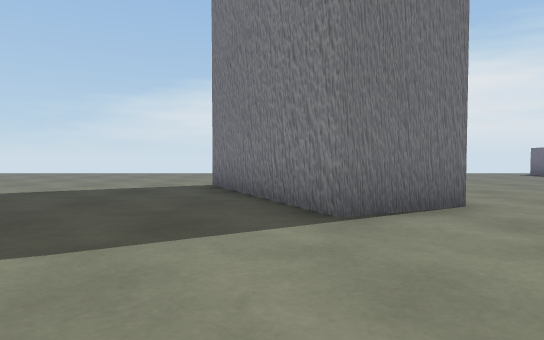
view 1 (above)

24 first-person views from a walk through a 3-D level made in the Unity game engine. The camera is 0.64 m above the floor, tilts 2° down and sees 75° across. The floor is counted in squares, 1 m on a side. Each view is taken from the middle of a square. On the plan, view 1 faces up. The plan holds only what a view shows up to about 10 squares ahead; the rest is blank. The place goes on beyond the plan. The player is left out.

view 2
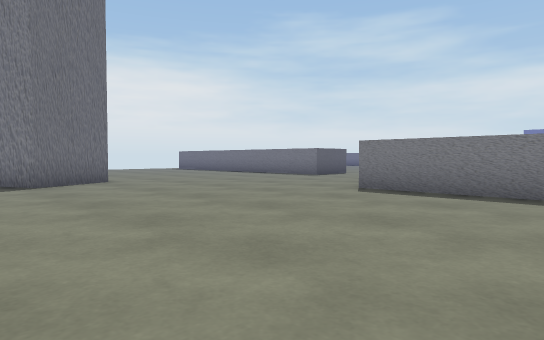

view 3
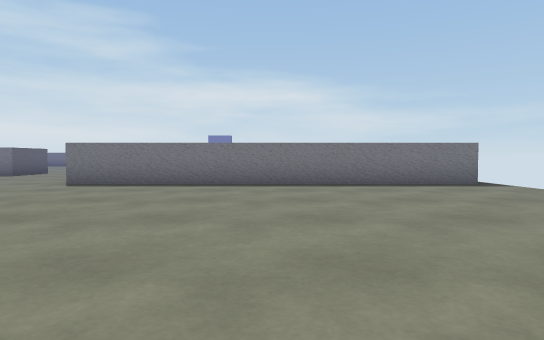

view 4
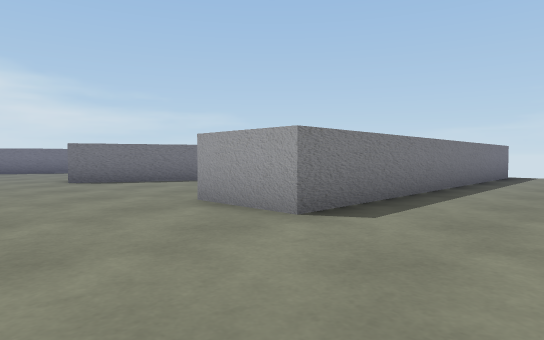

view 5
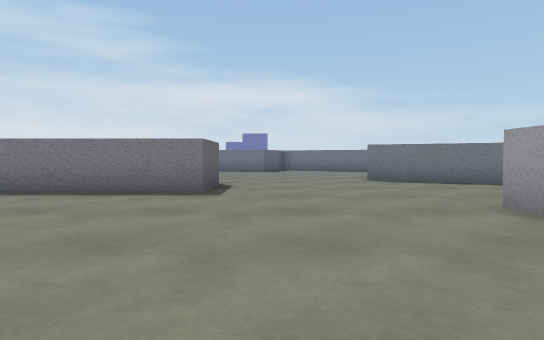

view 6
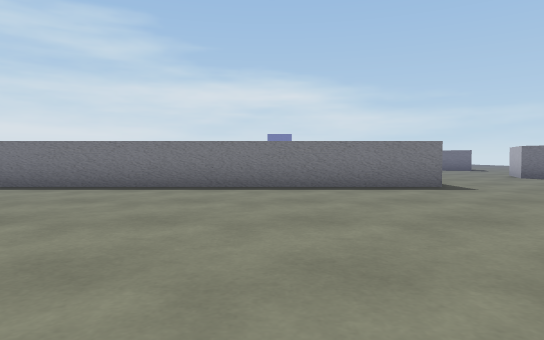

view 7
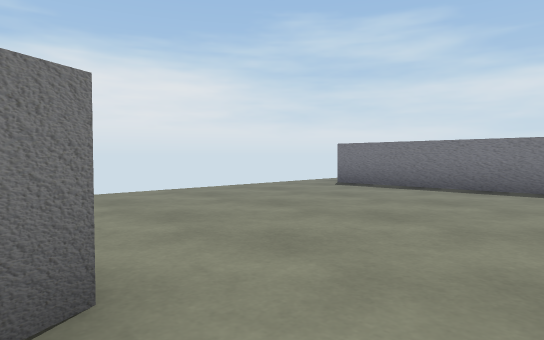

view 8
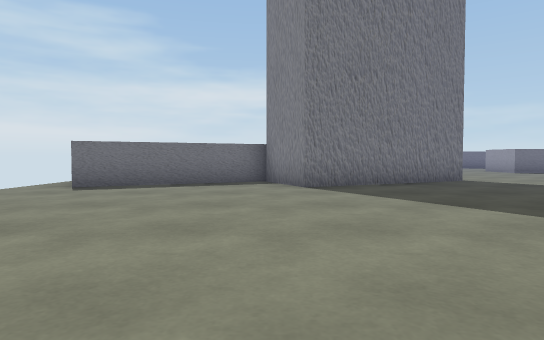

view 9
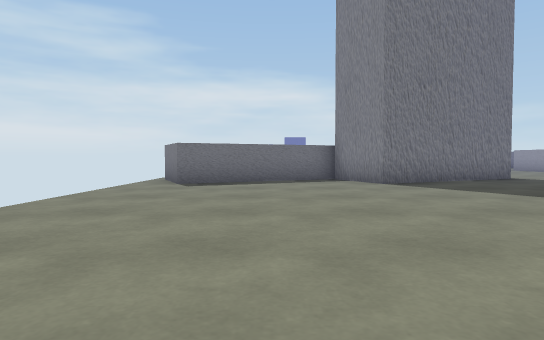

view 10
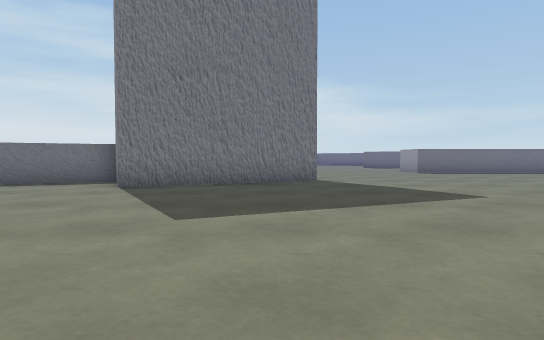

view 11
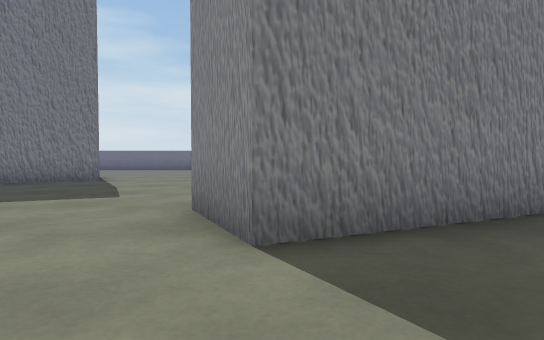

view 12
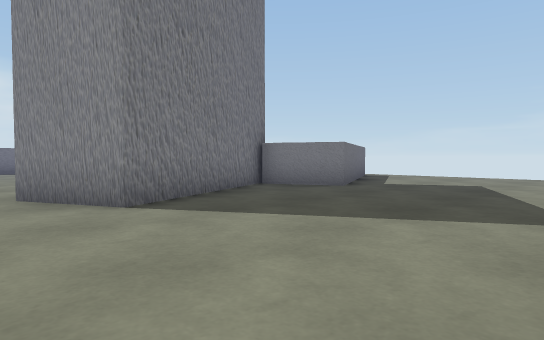

view 13
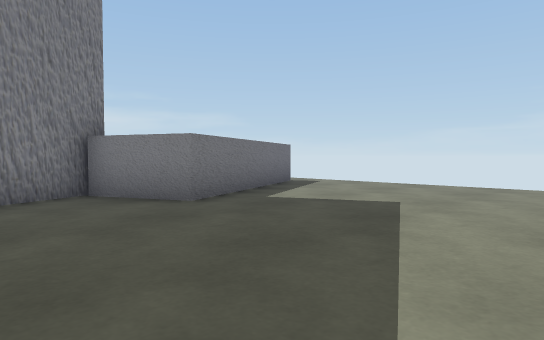

view 14
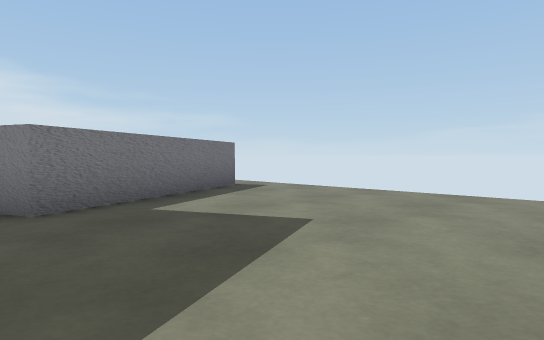

view 15
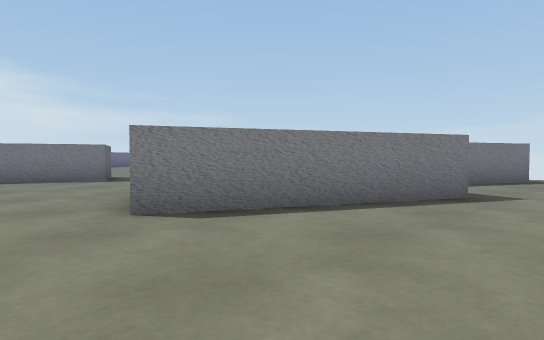

view 16
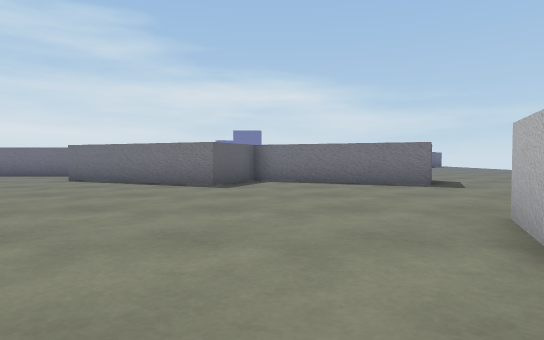

view 17
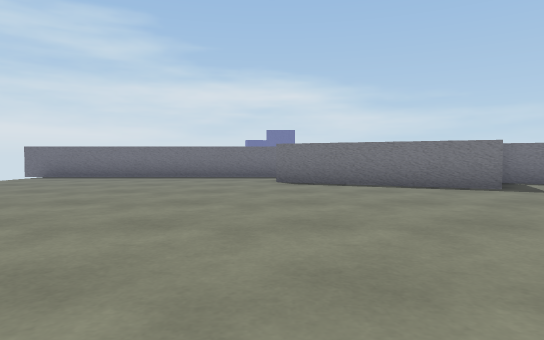

view 18
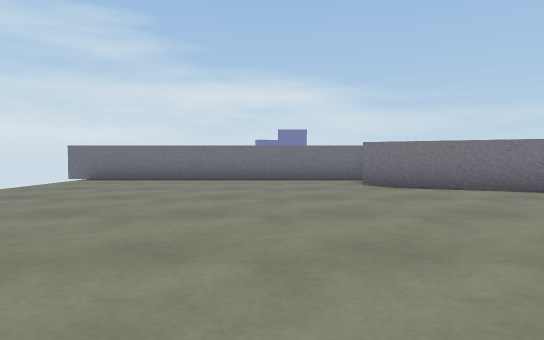

view 19
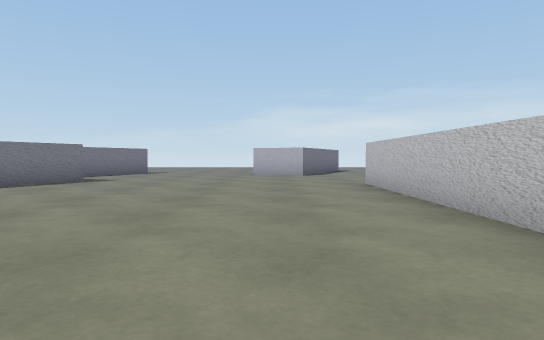

view 20
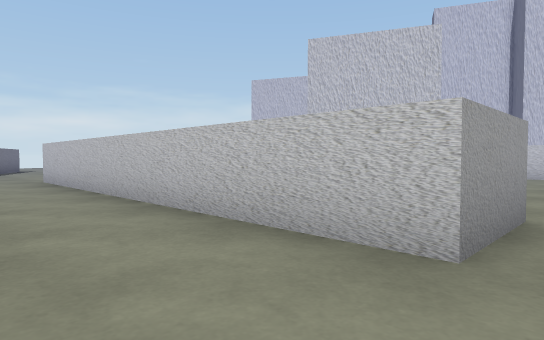

view 21
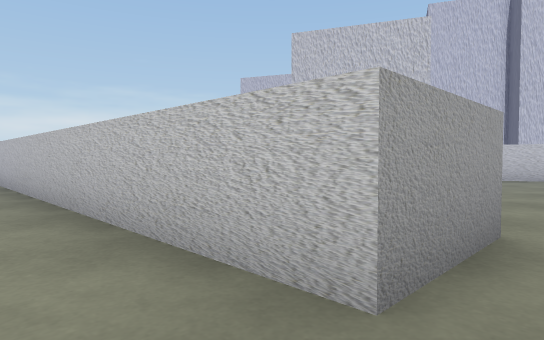

view 22
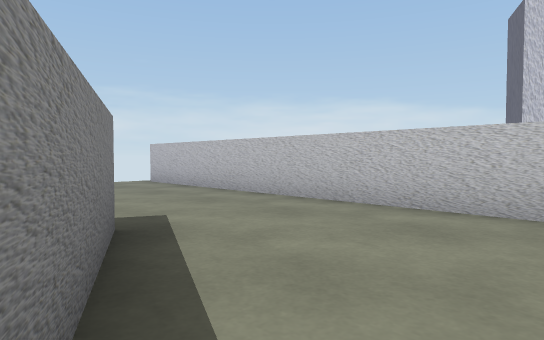

view 23
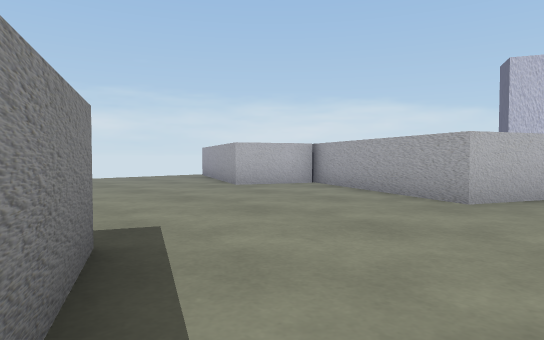

view 24
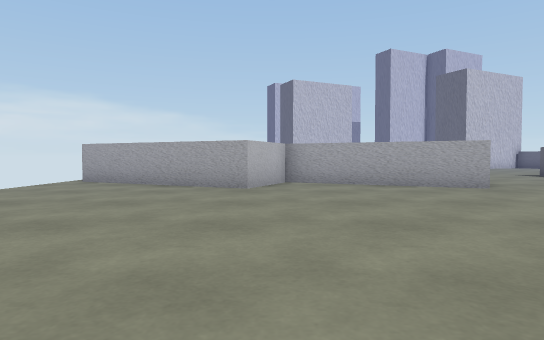

### Floor plan
Points are (right, up) in squares from view 1. A wall is a line through its corners. A room is listed if a view was taken in it or the views show most of it. See-through windows are left out.
Room 1 (views 1, 2, 3, 4, 5, 6, 7, 8, 9, 10, 11, 12, 13, 14, 15, 16, 17, 18, 19, 20, 21, 22, 23, 24)
walls: (2.6, 4.7) (0.7, 3.8) (-1.4, 8.3) (0.5, 9.2) (-1.4, 13.3) (0.1, 14); (9.7, 3.3) (9.7, 13.3) (11.7, 13.3) (11.7, 3.3) (9.7, 3.3); (7.6, -2.5) (7.6, -11); (2.6, 9.7) (2.2, 9.4); (13.3, -0.9) (14.7, -1.5) (12.8, -5.6) (14.7, -6.5) (12.5, -11.1); (10.8, -5.2) (12.9, -0.6); (1.2, 12.5) (1.6, 11.6); (-4.4, -5.3) (-6.5, -0.9) (-4.6, 0); (5.6, -11.1) (5.6, -1) (7.6, -1); (10.7, -10.3) (11.7, -8.2); (-4.4, -10.4) (-6.5, -5.9) (-4.6, -5); (20.1, -3.1) (19.1, -2.7) (21, 1.5) (19.1, 2.3) (21.2, 6.9)
ways out: gap at (13, -11)

Where each view was taken, in squares from view 1:
view 1: 0 up, 0 right, facing up
view 2: 5 down, 1 left, facing up-right
view 3: 6 down, 3 left, facing right
view 4: 2 up, 3 right, facing down-right
view 5: 2 up, 3 right, facing right
view 6: 7 up, 2 right, facing right
view 7: 8 up, 2 right, facing up-right
view 8: 9 up, 9 left, facing right
view 9: 11 up, 10 left, facing right
view 10: 5 up, 9 left, facing right
view 11: 1 down, 9 left, facing right
view 12: 1 up, 11 left, facing down-right
view 13: 3 down, 11 left, facing down-right
view 14: 5 down, 11 left, facing down-right
view 15: 1 up, 9 right, facing down-right
view 16: 1 up, 11 right, facing right
view 17: 7 up, 12 right, facing right
view 18: 9 up, 13 right, facing right
view 19: 12 up, 14 right, facing down
view 20: 14 up, 14 right, facing down-left
view 21: 14 up, 13 right, facing down-left
view 22: 2 down, 12 right, facing down-left
view 23: 0 up, 20 right, facing down-left
view 24: 6 down, 22 right, facing left
